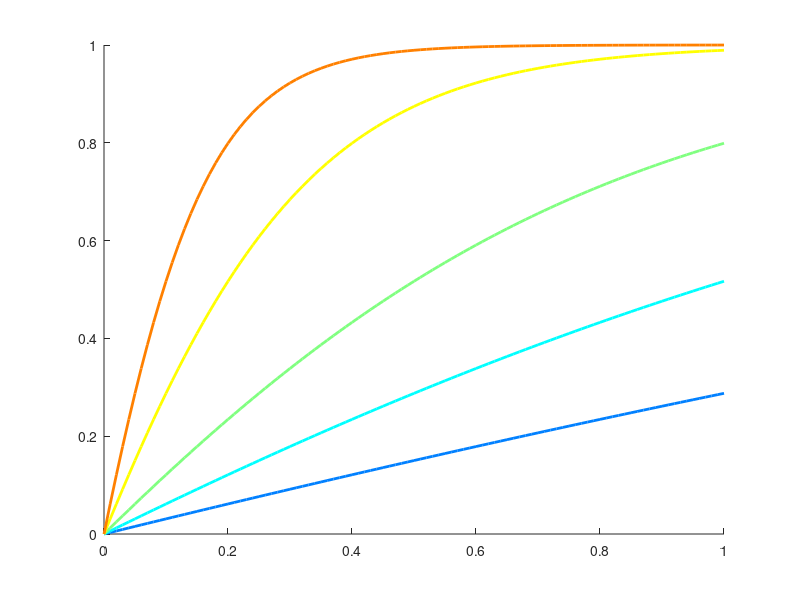

Reproduce this figure in MATLAB. (Note: this script raises an error after producing the figure.)
%% Sigmoid GCC

% Define parameters
GCC = 0:0.01:1;              % Range for GCC (x-axis)
alpha_values = [0.5, 1, 2, 5, 10];   % Different sensitivity levels to compare

% Create the figure
figure('Color', 'w', 'Position', [100, 100, 800, 500]);
hold on;

% Loop through alpha values and plot each curve
colors = jet(length(alpha_values));
for i = 1:length(alpha_values)
    a = alpha_values(i);

    % Equation from image_9ed7ea.png
    num = 1 - exp(-a .* GCC);
    den = 1 + exp(-a .* GCC - 0.5);
    LUE_cam = num ./ den;

    plot(GCC, LUE_cam, 'LineWidth', 2, 'Color', colors(i,:), ...
        'DisplayName', ['\alpha = ', num2str(a)]);
end

% Add the theoretical limit (asymptote)
asymptote = 1 / (1 + exp(-0.5));
yline(asymptote, '--k', 'Theoretical Limit \approx 0.622', ...
    'LineWidth', 1.5, 'LabelHorizontalAlignment', 'left','DisplayName','lim');

% Formatting
grid on;
xlabel('GCC', 'FontSize', 18);
ylabel('LUE_{camera}', 'FontSize', 18);
% title('LUE_{camera} Sensitivity Analysis', 'FontSize', 14);
legend('Location', 'southeast','color','none'); legend box off;
xlim([0 1]);
ylim([0 1]);
